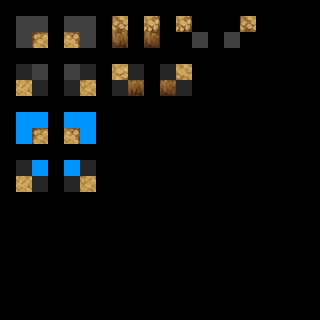

A level layout from a 2D game, rendered from its tile map. Below: a short description, then the map file with its tile-grid data intact:
An orthogonal 20x20 tile map with 16x16 px tiles, 3 tile layers (regions, input_set, output_over5 trees), 2 tilesets.

<map version="1.0" orientation="orthogonal" renderorder="right-down" width="20" height="20" tilewidth="16" tileheight="16" nextobjectid="1">
 <properties>
  <property name="NoOverlappingRules" value="true" />
 </properties>
 <tileset firstgid="1" name="ruleset" tilewidth="16" tileheight="16" tilecount="60" columns="10">
  <image source="../tilesets/ruleset.png" width="160" height="96" />
 </tileset>
 <tileset firstgid="61" name="dungeon_a4" tilewidth="16" tileheight="16" tilecount="960" columns="32">
  <image source="../tilesets/dungeon_a4.png" width="512" height="480" />
 </tileset>
 <layer name="regions" width="20" height="20">
  <data encoding="csv">
0,0,0,0,0,0,0,0,0,0,0,0,0,0,0,0,0,0,0,0,
0,1,1,0,1,1,0,1,0,1,0,1,0,0,0,1,0,0,0,0,
0,1,1,0,1,1,0,1,0,1,0,1,1,0,1,1,0,0,0,0,
0,0,0,0,0,0,0,0,0,0,0,0,0,0,0,0,0,0,0,0,
0,1,1,0,1,1,0,1,1,0,1,1,0,0,0,0,0,0,0,0,
0,1,1,0,1,1,0,1,1,0,1,1,0,0,0,0,0,0,0,0,
0,0,0,0,0,0,0,0,0,0,0,0,0,0,0,0,0,0,0,0,
0,1,1,0,1,1,0,0,0,0,0,0,0,0,0,0,0,0,0,0,
0,1,1,0,1,1,0,0,0,0,0,0,0,0,0,0,0,0,0,0,
0,0,0,0,0,0,0,0,0,0,0,0,0,0,0,0,0,0,0,0,
0,1,1,0,1,1,0,0,0,0,0,0,0,0,0,0,0,0,0,0,
0,1,1,0,1,1,0,0,0,0,0,0,0,0,0,0,0,0,0,0,
0,0,0,0,0,0,0,0,0,0,0,0,0,0,0,0,0,0,0,0,
0,0,0,0,0,0,0,0,0,0,0,0,0,0,0,0,0,0,0,0,
0,0,0,0,0,0,0,0,0,0,0,0,0,0,0,0,0,0,0,0,
0,0,0,0,0,0,0,0,0,0,0,0,0,0,0,0,0,0,0,0,
0,0,0,0,0,0,0,0,0,0,0,0,0,0,0,0,0,0,0,0,
0,0,0,0,0,0,0,0,0,0,0,0,0,0,0,0,0,0,0,0,
0,0,0,0,0,0,0,0,0,0,0,0,0,0,0,0,0,0,0,0,
0,0,0,0,0,0,0,0,0,0,0,0,0,0,0,0,0,0,0,0
</data>
 </layer>
 <layer name="input_set" width="20" height="20">
  <data encoding="csv">
0,0,0,0,0,0,0,0,0,0,0,0,0,0,0,0,0,0,0,0,
0,4,4,0,4,4,0,12,0,12,0,12,0,0,0,12,0,0,0,0,
0,4,12,0,12,4,0,253,0,256,0,31,4,0,4,31,0,0,0,0,
0,0,0,0,0,0,0,0,0,0,0,0,0,0,0,0,0,0,0,0,
0,12,4,0,4,12,0,12,12,0,12,12,0,0,0,0,0,0,0,0,
0,12,12,0,12,12,0,12,255,0,254,12,0,0,0,0,0,0,0,0,
0,0,0,0,0,0,0,0,0,0,0,0,0,0,0,0,0,0,0,0,
0,33,33,0,33,33,0,0,0,0,0,0,0,0,0,0,0,0,0,0,
0,33,12,0,12,33,0,0,0,0,0,0,0,0,0,0,0,0,0,0,
0,0,0,0,0,0,0,0,0,0,0,0,0,0,0,0,0,0,0,0,
0,12,33,0,33,12,0,0,0,0,0,0,0,0,0,0,0,0,0,0,
0,12,12,0,12,12,0,0,0,0,0,0,0,0,0,0,0,0,0,0,
0,0,0,0,0,0,0,0,0,0,0,0,0,0,0,0,0,0,0,0,
0,0,0,0,0,0,0,0,0,0,0,0,0,0,0,0,0,0,0,0,
0,0,0,0,0,0,0,0,0,0,0,0,0,0,0,0,0,0,0,0,
0,0,0,0,0,0,0,0,0,0,0,0,0,0,0,0,0,0,0,0,
0,0,0,0,0,0,0,0,0,0,0,0,0,0,0,0,0,0,0,0,
0,0,0,0,0,0,0,0,0,0,0,0,0,0,0,0,0,0,0,0,
0,0,0,0,0,0,0,0,0,0,0,0,0,0,0,0,0,0,0,0,
0,0,0,0,0,0,0,0,0,0,0,0,0,0,0,0,0,0,0,0
</data>
 </layer>
 <layer name="output_over5 trees" width="20" height="20">
  <data encoding="csv">
0,0,0,0,0,0,0,0,0,0,0,0,0,0,0,0,0,0,0,0,
0,0,0,0,0,0,0,221,0,224,0,94,0,0,0,93,0,0,0,0,
0,0,125,0,128,0,0,0,0,0,0,0,0,0,0,0,0,0,0,0,
0,0,0,0,0,0,0,0,0,0,0,0,0,0,0,0,0,0,0,0,
0,0,0,0,0,0,0,96,0,0,0,95,0,0,0,0,0,0,0,0,
0,64,0,0,0,63,0,0,0,0,0,0,0,0,0,0,0,0,0,0,
0,0,0,0,0,0,0,0,0,0,0,0,0,0,0,0,0,0,0,0,
0,0,0,0,0,0,0,0,0,0,0,0,0,0,0,0,0,0,0,0,
0,0,61,0,62,0,0,0,0,0,0,0,0,0,0,0,0,0,0,0,
0,0,0,0,0,0,0,0,0,0,0,0,0,0,0,0,0,0,0,0,
0,0,0,0,0,0,0,0,0,0,0,0,0,0,0,0,0,0,0,0,
0,64,0,0,0,63,0,0,0,0,0,0,0,0,0,0,0,0,0,0,
0,0,0,0,0,0,0,0,0,0,0,0,0,0,0,0,0,0,0,0,
0,0,0,0,0,0,0,0,0,0,0,0,0,0,0,0,0,0,0,0,
0,0,0,0,0,0,0,0,0,0,0,0,0,0,0,0,0,0,0,0,
0,0,0,0,0,0,0,0,0,0,0,0,0,0,0,0,0,0,0,0,
0,0,0,0,0,0,0,0,0,0,0,0,0,0,0,0,0,0,0,0,
0,0,0,0,0,0,0,0,0,0,0,0,0,0,0,0,0,0,0,0,
0,0,0,0,0,0,0,0,0,0,0,0,0,0,0,0,0,0,0,0,
0,0,0,0,0,0,0,0,0,0,0,0,0,0,0,0,0,0,0,0
</data>
 </layer>
</map>
